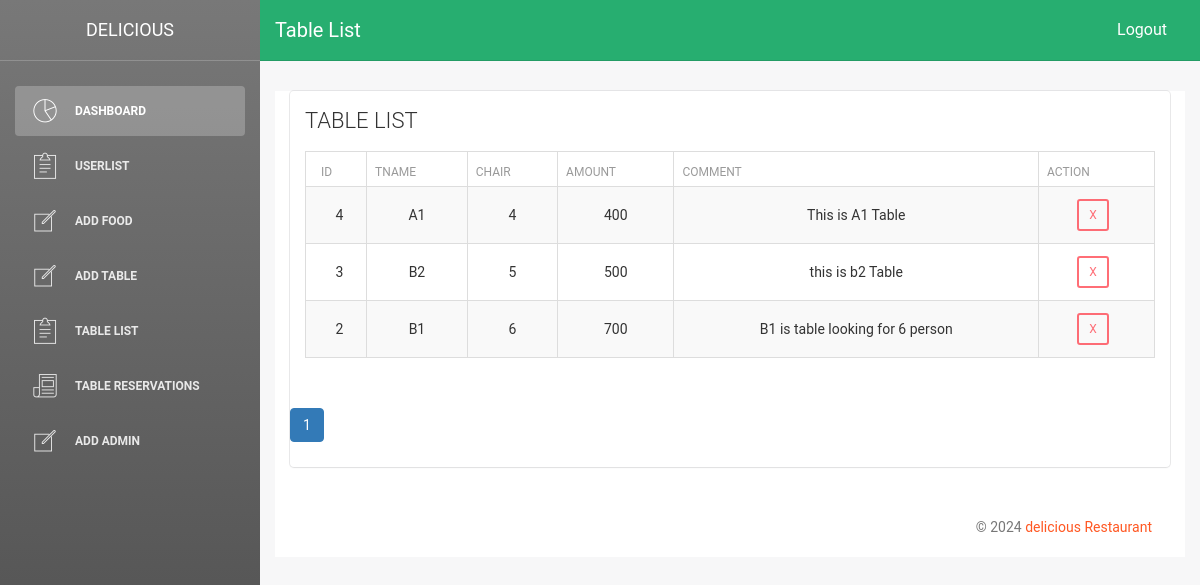
Screenshot of /admin/tablelist.php (signed in) with the database file from the repository.
### tables this page shows
CREATE TABLE `table` (
  `tid` int(55) NOT NULL,
  `t_name` varchar(150) NOT NULL,
  `chair` varchar(100) NOT NULL,
  `amount` varchar(100) NOT NULL,
  `describe` varchar(255) NOT NULL
);

### admin/tablelist.php (the view, shortened to what this page needs)
<?php
require "connection.php";
$limit = 7;
$page = isset($_GET['page']) ? (int)$_GET['page'] : 1;
$offset = ($page - 1) * $limit;
$sqlCount = "SELECT COUNT(*) AS total FROM `table`";
$resultCount = $conn->query($sqlCount);
$rowCount = $resultCount->fetch_assoc();
$totalRecords = $rowCount['total'];
$totalPages = ceil($totalRecords / $limit);
$sql = "SELECT * FROM `table` ORDER BY `tid` DESC LIMIT $limit OFFSET $offset";
$result = $conn->query($sql);
$row = $result->num_rows;
?>
<!doctype html>
<html lang="en">
<head>
    <link href="assets/css/bootstrap.min.css" rel="stylesheet" />
    <link href="assets/css/animate.min.css" rel="stylesheet"/>
    <link href="assets/css/light-bootstrap-dashboard.css" rel="stylesheet"/>
    <link href="assets/css/demo.css" rel="stylesheet" />
    <link href="assets/css/pe-icon-7-stroke.css" rel="stylesheet" />
    <link href="assets/css/style.css" rel="stylesheet" />
</head>
<body>
<div class="wrapper">
<div class="sidebar" data-color="black" >
<?php require "includes/side_wrapper.php"; ?>
<div class="main-panel">
<nav class="navbar navbar-default navbar-fixed" style="background: #27ae70;">
    <div class="container-fluid">
                <div class="navbar-header">
                    <a class="navbar-brand" href="#" style="color: #fff;">Table List </a>
                </div>
                <div class="collapse navbar-collapse">
                    <ul class="nav navbar-nav navbar-right">
                        <li>
                            <a href="logout.php" style="color: #fff;">
                                Logout
                            </a>
                        </li>
                    </ul>
                </div>
            </div>
        </nav>
        <div class="content">
            <div class="container-fluid">
                <div class="row">
                    <div class="col-md-12">
                        <div class="card">
                            <div class="header">
                                <h4 class="title">TABLE LIST</h4>
                            </div>
                            <?php if ($row > 0): ?>
                            <div class="content table-responsive">
                <table class="table table-striped table-bordered text-center mt-2" id="example">
                    <thead class="table-dark ">
                        <tr>
                        <th>Id</th>
                        <th>TName</th>
                        <th>Chair</th>
                        <th>Amount</th>
                        <th>Comment</th>
                        <th>Action</th>
                        </tr>
                    </thead>
                    <tbody>
                        <?php while ($row = $result->fetch_assoc()): ?>
                            <tr>
                            <td><?php echo htmlspecialchars($row['tid']); ?></td>
                            <td><?php echo htmlspecialchars($row['t_name']); ?></td>
                            <td><?php echo htmlspecialchars($row['chair']); ?></td>
                            <td><?php echo htmlspecialchars($row['amount']); ?></td>
                            <td><?php echo htmlspecialchars($row['describe']); ?></td>
                            <td>
                                <a href="deletetablelist.php?id=<?php echo $row['tid']; ?>" class="btn btn-danger btn-sm">X</a>
                            </td>
                            </tr>
                        <?php endwhile; ?>
                    </tbody>
                </table>
        <?php else: ?>
            <div class="alert alert-info text-center" role="alert">
                No records found.
            </div>
        <?php endif; ?>
                            </div>
        <nav aria-label="Page navigation">
            <ul class="pagination justify-content-center">
                <?php for ($i = 1; $i <= $totalPages; $i++): ?>
                    <li class="page-item <?php echo ($i == $page) ? 'active' : ''; ?>">
                        <a class="page-link" href="?page=<?php echo $i; ?>"><?php echo $i; ?></a>
                    </li>
                <?php endfor; ?>
            </ul>
        </nav>
                        </div>
                    </div>
        <footer class="footer">
            <div class="container-fluid">
                <p class="copyright pull-right">
                    &copy; 2024 <a href="#" style="color: #FF5722;">delicious Restaurant</a>
                </p>
            </div>
        </footer>
    </div>
</div>
</div>
</body>
</html>

### rows the page displays
table: tid "4", t_name "A1", chair "4", amount "400", describe "This is A1 Table"
table: tid "3", t_name "B2", chair "5", amount "500", describe "this is b2 Table"
table: tid "2", t_name "B1", chair "6", amount "700", describe "B1 is table looking for 6 person"
